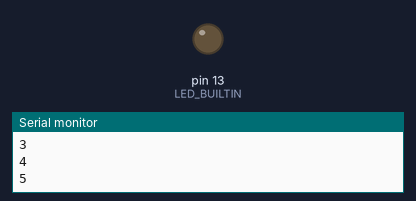
This sketch was run on a simulated Arduino Uno, built with avr-gcc and run on an emulated ATmega328P. On the bench: output pins drawn as LEDs (lit = HIGH), the last lines printed to the serial monitor.

Above: at 2.2 s.
At 4.7 s:
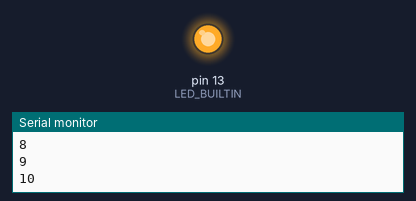
Timing chart, 0 to 6.5 s (numbered marks = the images above):
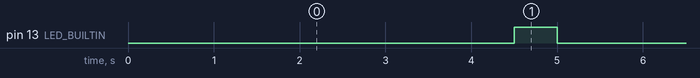

Measured:
- by itself, pin 13 (LED_BUILTIN): alternates HIGH for 0.50 s and LOW for 4.5 s

The sketch:

Lab1_2.ino
```cpp
int cnt=0;

void setup() {

  // put your setup code here, to run once:

  Serial.begin(9600);

  pinMode(LED_BUILTIN,OUTPUT);

  int cnt=0;

}

void loop() {

  cnt=cnt+1;

  Serial.println(cnt);

  if (cnt%10 == 0){

    digitalWrite(LED_BUILTIN,HIGH);

  }

  else

  {

    digitalWrite(LED_BUILTIN,LOW);

  }

  delay(500);

}
```
